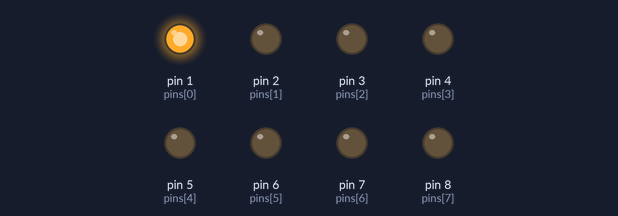
A sketch run on a simulated Arduino Uno, built with avr-gcc and run on an emulated ATmega328P. Parts: output pins drawn as LEDs (lit = HIGH).

Above: at 0.1 s.
At 1.6 s:
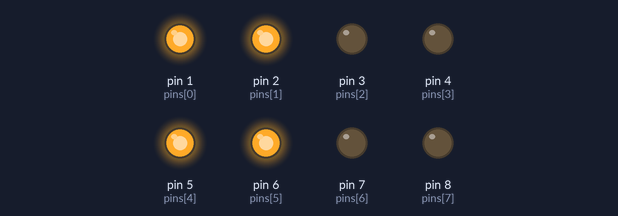
At 3.1 s:
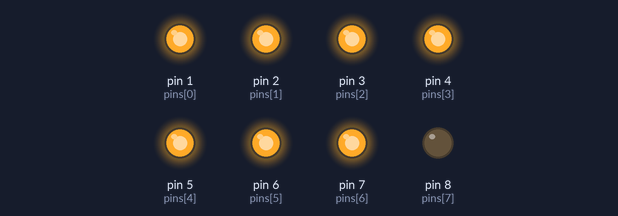
At 6.6 s:
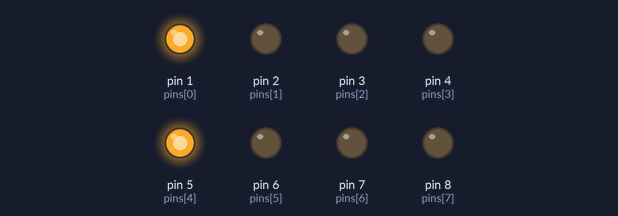
At 14.2 s:
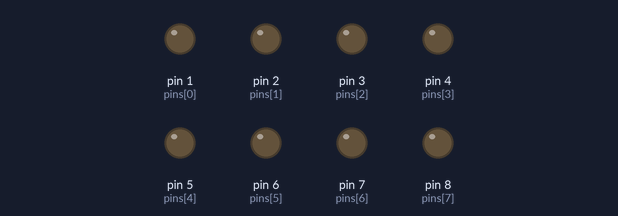
At 39.5 s:
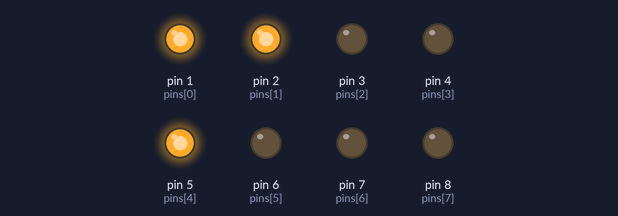
Timing chart, 0 to 40.0 s (numbered marks = the images above):
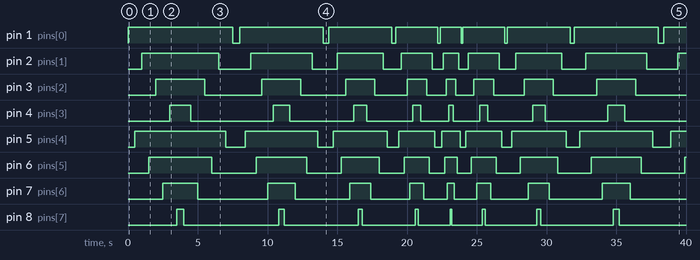

The sketch:

G12_Lab_1.ino
```cpp
// 8 LEDs - Written by Wallace Nazar 21.10.27
// This code is to make 8 LEDs light on and off one in order and different
// delays in a continuous loop using for loops and variables.
// variables, arrays, for loop

int pins[] = {1, 2, 3, 4, 5, 6, 7, 8}; // array to hold pin numbers
int delayTime;  //variable to hold a number for millisecond

void setup()
{
  // set LED pin 1 to 8 as outputs.
  for (int i = 0; i <= 7; i++)
  {
    pinMode(pins[i], OUTPUT);
  }
}

void loop()
{
  /*setting the time delay to 500 ms and each loop of LEDs lighting
    on and off will be delaying 100 ms less until 100 ms*/
  for (int delayTime = 500; delayTime >= 100; delayTime = delayTime - 100)
  {
    // turn LEDs on then by the order with a delay
    for (int i = 0; i <= 3; i++)
    {
      digitalWrite(pins[i], HIGH);
      delay(delayTime);
      digitalWrite(pins[i + 4], HIGH);
      delay(delayTime);
    }
    // turn LEDs off in reverse order with a delay
    for (int i = 7; i >= 4; i--)
    {
      digitalWrite(pins[i], LOW);
      delay(delayTime);
      digitalWrite(pins[i - 4], LOW);
      delay(delayTime);
    }
  }
  /*setting the time delay to 200 ms and each loop of LEDs lighting
    on and off will be delaying 100 ms more until 400 ms */
  for (int delayTime = 200; delayTime <= 400; delayTime = delayTime + 100)
  {
    // turn LEDs on then by the order with a delay
    for (int i = 0; i <= 3; i++)
    {
      digitalWrite(pins[i], HIGH);
      delay(delayTime);
      digitalWrite(pins[i + 4], HIGH);
      delay(delayTime);
    }
    // turn LEDs off in reverse order with a delay
    for (int i = 7; i >= 4; i--)
    {
      digitalWrite(pins[i], LOW);
      delay(delayTime);
      digitalWrite(pins[i - 4], LOW);
      delay(delayTime);
    }
  }
}
```

Measured:
- by itself, pin 1 (pins[0]): LOW → HIGH at 0.00 s, → LOW 7.5 s later, → HIGH 0.50 s later, → LOW 6.0 s later, … (17 changes in this stretch)
- by itself, pin 2 (pins[1]): LOW → HIGH at 1.0 s, → LOW 5.5 s later, → HIGH 2.3 s later, → LOW 4.4 s later, … (17 changes in this stretch)
- by itself, pin 3 (pins[2]): LOW → HIGH at 2.0 s, → LOW 3.5 s later, → HIGH 4.1 s later, → LOW 2.8 s later, … (16 changes in this stretch)
- by itself, pin 4 (pins[3]): LOW → HIGH at 3.0 s, → LOW 1.5 s later, → HIGH 5.9 s later, → LOW 1.2 s later, … (16 changes in this stretch)
- by itself, pin 5 (pins[4]): LOW → HIGH at 0.50 s, → LOW 6.5 s later, → HIGH 1.4 s later, → LOW 5.2 s later, … (17 changes in this stretch)
- by itself, pin 6 (pins[5]): LOW → HIGH at 1.5 s, → LOW 4.5 s later, → HIGH 3.2 s later, → LOW 3.6 s later, … (17 changes in this stretch)
- by itself, pin 7 (pins[6]): LOW → HIGH at 2.5 s, → LOW 2.5 s later, → HIGH 5.0 s later, → LOW 2.0 s later, … (16 changes in this stretch)
- by itself, pin 8 (pins[7]): LOW → HIGH at 3.5 s, → LOW 0.50 s later, → HIGH 6.8 s later, → LOW 0.40 s later, … (16 changes in this stretch)
